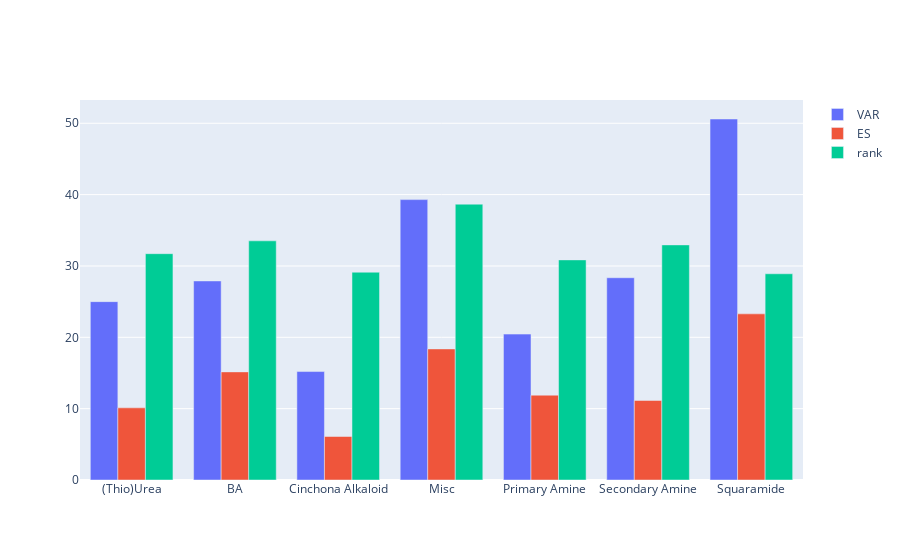

The code cell stored with this chart in its notebook:
### Code cell
pivoted_df = results.pivot(index='Catalyst_Type', columns='level_1', values='ee').reset_index()
import plotly.graph_objects as go

# Merge the 'rank' DataFrame based on 'type'
merged_df = pd.merge(pivoted_df, mean_rank, on='Catalyst_Type')

# Rename columns to match the desired structure
merged_df.rename(columns={'VAR': 'VAR', 'ES': 'ES', 'rank': 'rank'}, inplace=True)

# Fill NaN values in the 'Rank' column with 0 if needed
merged_df['rank'].fillna(0, inplace=True)
merged_df['rank']=merged_df['rank']*10
fig = go.Figure()

for col in ['VAR', 'ES', 'rank']:
    fig.add_trace(go.Bar(
        x=merged_df['Catalyst_Type'],
        y=merged_df[col],
        name=col
    ))
# Show the plot
fig.show()

### Figure 1 — Plotly figure (JSON) as saved in the notebook; plotly's stock layout.template omitted (floating-point values rounded to 4 significant figures)
{"data": [{"name": "VAR", "type": "bar", "x": ["(Thio)Urea", "BA", "Cinchona Alkaloid", "Misc", "Primary Amine", "Secondary Amine", "Squaramide"], "y": [25, 27.9, 15.2, 39.3, 20.45, 28.35, 50.6]}, {"name": "ES", "type": "bar", "x": ["(Thio)Urea", "BA", "Cinchona Alkaloid", "Misc", "Primary Amine", "Secondary Amine", "Squaramide"], "y": [10.11, 15.15, 6.095, 18.38, 11.89, 11.15, 23.29]}, {"name": "rank", "type": "bar", "x": ["(Thio)Urea", "BA", "Cinchona Alkaloid", "Misc", "Primary Amine", "Secondary Amine", "Squaramide"], "y": [31.72, 33.52, 29.13, 38.66, 30.85, 32.95, 28.91]}], "layout": {}}
